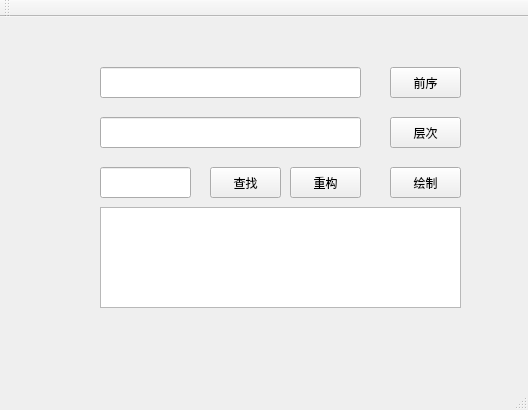
<?xml version="1.0" encoding="UTF-8"?>
<ui version="4.0">
 <class>MainWindow</class>
 <widget class="QMainWindow" name="MainWindow">
  <property name="geometry">
   <rect>
    <x>0</x>
    <y>0</y>
    <width>528</width>
    <height>410</height>
   </rect>
  </property>
  <property name="windowTitle">
   <string>二叉树</string>
  </property>
  <widget class="QWidget" name="centralWidget">
   <widget class="QLineEdit" name="le1">
    <property name="geometry">
     <rect>
      <x>100</x>
      <y>50</y>
      <width>261</width>
      <height>31</height>
     </rect>
    </property>
   </widget>
   <widget class="QLineEdit" name="le2">
    <property name="geometry">
     <rect>
      <x>100</x>
      <y>100</y>
      <width>261</width>
      <height>31</height>
     </rect>
    </property>
   </widget>
   <widget class="QLineEdit" name="le3">
    <property name="geometry">
     <rect>
      <x>100</x>
      <y>150</y>
      <width>91</width>
      <height>31</height>
     </rect>
    </property>
   </widget>
   <widget class="QPushButton" name="btn_pre">
    <property name="geometry">
     <rect>
      <x>390</x>
      <y>50</y>
      <width>71</width>
      <height>31</height>
     </rect>
    </property>
    <property name="text">
     <string>前序</string>
    </property>
   </widget>
   <widget class="QPushButton" name="btn_level">
    <property name="geometry">
     <rect>
      <x>390</x>
      <y>100</y>
      <width>71</width>
      <height>31</height>
     </rect>
    </property>
    <property name="text">
     <string>层次</string>
    </property>
   </widget>
   <widget class="QPushButton" name="btn_find">
    <property name="geometry">
     <rect>
      <x>210</x>
      <y>150</y>
      <width>71</width>
      <height>31</height>
     </rect>
    </property>
    <property name="text">
     <string>查找</string>
    </property>
   </widget>
   <widget class="QPushButton" name="btn_cg">
    <property name="geometry">
     <rect>
      <x>290</x>
      <y>150</y>
      <width>71</width>
      <height>31</height>
     </rect>
    </property>
    <property name="text">
     <string>重构</string>
    </property>
   </widget>
   <widget class="QTextBrowser" name="textBrowser">
    <property name="geometry">
     <rect>
      <x>100</x>
      <y>190</y>
      <width>361</width>
      <height>101</height>
     </rect>
    </property>
   </widget>
   <widget class="QPushButton" name="btn_paint">
    <property name="geometry">
     <rect>
      <x>390</x>
      <y>150</y>
      <width>71</width>
      <height>31</height>
     </rect>
    </property>
    <property name="text">
     <string>绘制</string>
    </property>
   </widget>
  </widget>
  <widget class="QMenuBar" name="menuBar">
   <property name="geometry">
    <rect>
     <x>0</x>
     <y>0</y>
     <width>528</width>
     <height>26</height>
    </rect>
   </property>
  </widget>
  <widget class="QToolBar" name="mainToolBar">
   <attribute name="toolBarArea">
    <enum>TopToolBarArea</enum>
   </attribute>
   <attribute name="toolBarBreak">
    <bool>false</bool>
   </attribute>
  </widget>
  <widget class="QStatusBar" name="statusBar"/>
 </widget>
 <layoutdefault spacing="6" margin="11"/>
 <resources/>
 <connections/>
</ui>
